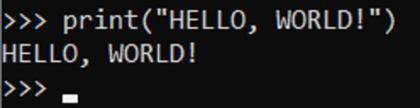
%> input picture Project2/hello_world.jpg, 420 x 108 px, shrunk from 988 x 255 before the run
$ octave project2.m   (GNU Octave 9; MATLAB toolbox functions it lacks are replaced by stand-ins)
%> lines starting %> are read from the running program, lines starting %| are printed output that depends on the picture; in (x1, y1, x2, y2) boxes, pixels count from 0 and x2, y2 are one past the last pixel; in counts of white or black regions, pixels touching at a corner belong together; the program's own positions count from 1
### Project2/Global_Thresholding.m
function GT = Global_Thresholding(img)

T = 20;                 % define initial estimate value
T0 = 0;

G1 = img >  T;
G2 = img <= T;          % use T to get 2 groups of pixels
ave1 = mean(img(G1));
ave2 = mean(img(G2));   % get the mean value

while abs(T-T0) > (10^-10)
    T0 = T;
    T   = (ave1 + ave2)/2;
    G1  = img >  T;
    G2  = img <= T;
    ave1 = mean(img(G1));
    ave2 = mean(img(G2));
end

GT = T;
end


### Project2/Otsu_Thresholding.m
function Otsu = Otsu_Thresholding(img)

% get the histogram, scan all pixels
intensity_level = zeros(1,256);
sz = size(img);
for i = 1:sz(1)
    for j = 1:sz(2)
        z = img(i,j);
        intensity_level(z+1) = intensity_level(z+1) + 1;
    end
end

% set the maximum variance, total pixels and sigma value
% maximum_variance = 10^-12;
total_pixels = sum(intensity_level);
sigma = zeros(1,256);

% probability levels of pixels
probability_levels = intensity_level / total_pixels;

% devide and calculate
for i = 1:128
    p1 = sum(probability_levels(1:i));
    p2 = sum(probability_levels(i+1:end));
    m1 = dot(0:i-1,probability_levels(1:i))   / p1;
    m2 = dot(i:255,probability_levels(i+1:256)) / p2;
    sigma(i) = sqrt(p1*p2*((m1-m2)^2));

end
maximum_variance = max(sigma);
Otsu = find(sigma == maximum_variance, 1)-1;

end


### Project2/one_pixel_image.m
function Output_image = one_pixel_image(binary_img)
    % Zhang_Suen_Thinning
    % get the binary image
    [m, n] = size(binary_img);             % get the image size
    img = padarray(binary_img, [1 1], 0);  % padding the image
    en = 0;   % define the enable signal
    [obj_row,obj_col] = find(binary_img == 1);

    while en ~= 1
        tmp_img = img;

        % Step 1
        for p = 2:length(obj_row)
            % for b = 2:length(obj_cols)

            rand_array = randperm(length(obj_row));
            i = obj_row(rand_array(1));
            j = obj_col(rand_array(1));

            if i == 1 || i == m
                continue
            elseif j == 1 || j == n
                continue
            end

            % get the pixel, order is: P1,P2,P3...P8,P9,P2
            core_pixel  = [img(i,j)     img(i-1,j)   img(i-1,j+1) ...
                           img(i,j+1)   img(i+1,j+1) img(i+1,j)   ...
                           img(i+1,j-1) img(i,j-1)   img(i-1,j-1) ...
                           img(i-1,j)];

            A_P1 = 0;    % value change times
            B_P1 = 0;    % non zero neighbors
            for k = 2:9
                if core_pixel (k) < core_pixel (k+1)
                    A_P1 = A_P1 + 1;
                end
                if core_pixel (k) == 1
                    B_P1 = B_P1 + 1;
                end
            end

            if ((core_pixel(1) == 1)                                    &&...
                   (A_P1 == 1)                                          &&...
                   ((B_P1 >= 2) && (B_P1 <= 6))                         &&...
                   (core_pixel(2) * core_pixel(4) * core_pixel(6) == 0) &&...
                   (core_pixel(4) * core_pixel(6) * core_pixel(8) == 0))
               img(i, j) = 0;
            end
        end

        % when previous image is equal to current image, break the loop
        en = isequal(tmp_img, img);
        if en
           break
        end

 %---------------------------------------------------------------------------------
        tmp_img = img;
        % Step 2
        for p = 2:length(obj_row)
            % for b = 2:length(obj_cols)

            rand_array=randperm(length(obj_row));
            i = obj_row(rand_array(1));
            j = obj_col(rand_array(1));

            if i== 1 || i == m
                continue
            elseif j==1 || j== n
                continue
            end

            core_pixel  = [img(i,j)     img(i-1,j)   img(i-1,j+1) ...
                           img(i,j+1)   img(i+1,j+1) img(i+1,j)   ...
                           img(i+1,j-1) img(i,j-1)   img(i-1,j-1) ...
                           img(i-1,j)];

            A_P1 = 0;
            B_P1 = 0;
            for k = 2:9
                if core_pixel (k) < core_pixel (k+1)
                    A_P1 = A_P1 + 1;
                end
                if core_pixel (k) == 1
                    B_P1 = B_P1 + 1;
                end
            end

            if ((core_pixel(1) == 1)                                    &&...
                   (A_P1 == 1)                                          &&...
                   ((B_P1 >= 2) && (B_P1 <= 6))                         &&...
                   (core_pixel(2) * core_pixel(4) * core_pixel(8) == 0) &&...
                   (core_pixel(2) * core_pixel(6) * core_pixel(8) == 0))
               img(i, j) = 0;
            end
        end

        % when previous image is equal to current image, break the loop
        en = isequal(tmp_img, img);
        if en
           break
        end
    end

    img_thinned = [m,n];
    img = 1 - img;
    for i = 2:m+1
        for j = 2:n+1
            img_thinned(i-1, j-1) = img(i,j);
        end
    end

    % 返回细化后的图像，而不是显示它
    Output_image = img_thinned;
end


### Project2/outline_image.m
function Output_image = outline_image(binary_img)
    [m, n] = size(binary_img);
    outline_img = zeros(m,n);

    % row operation
    for i = 1:m
        for j = 2:n-1
            if binary_img(i,j) > binary_img(i, j+1)
                outline_img(i,j) = 1;
            end
            if binary_img(i,j) > binary_img(i, j-1)
                outline_img(i, j-1) = 1;
            end
        end
    end

    % column operation
    for i = 2:m-1
        for j = 1:n
            if binary_img(i,j) > binary_img(i+1, j)
                outline_img(i,j) = 1;
            end
            if binary_img(i,j) > binary_img(i-1, j)
                outline_img(i-1, j) = 1;
            end
        end
    end

    Output_image = outline_img;
end


### Project2/twopass_4_connectivity.m
function [out_img,num] = twopass_4_connectivity(binary_img)
    [height, width] = size(binary_img);
    out_img = double(binary_img);
    labels = 1;

    % first pass
    for i = 1:height
        for j = 1:width
            if binary_img(i,j) > 0  % processed the point
                neighbors = [];     % get the neighborhood, define as: rows, columns, values
                if (i-1 > 0)
                     if binary_img(i-1,j) > 0
                         neighbors = [neighbors; i-1, j, out_img(i-1,j)];
                     end
                elseif (j-1) > 0 && binary_img(i,j-1) > 0
                    neighbors = [neighbors; i, j-1, out_img(i,j-1)];
                end

                if isempty(neighbors)
                    labels = labels + 1;
                    out_img(i,j) = labels;
                else
                    out_img(i,j) = min(neighbors(:,3));
                    % The third column of neighbors is the value of the upper or left point,
                    % output is the smaller value of the upper and left label
                end
            end
        end
    end

    % second pass
    [row, col] = find( out_img ~= 0 ); % point coordinate (row(i), col(i))
    for i = 1:length(row)
        if row(i)-1 > 0
            up = row(i)-1;
        else
            up = row(i);
        end

        if row(i)+1 <= height
            down = row(i)+1;
        else
            down = row(i);
        end

        if col(i)-1 > 0
            left = col(i)-1;
        else
            left = col(i);
        end

        if col(i)+1 <= width
            right = col(i)+1;
        else
            right = col(i);
        end

        % 4 connectivity
        connection = [out_img(up,col(i)) out_img(down,col(i)) out_img(row(i),left) out_img(row(i),right)];

        [r1, c1] = find(connection ~= 0);
        % in the neighborhood, find coordinates that ~= 0

        if ~isempty(r1)
            connection = connection(:);          % convert to 1 column vector
            connection(connection == 0) = [];    % remove non-zero value

            min_label_value = min(connection);   % find the min label value
            connection(connection == min_label_value) = [];
            % remove the connection that equal to min_label_value

            for k = 1:1:length(connection)
                out_img(out_img == connection(k)) = min_label_value;
                % Change the original value of k in out_img to min_label_value
            end
        end
    end

    u_label = unique(out_img);     % get all the unique label values in out_img
    for i = 2:1:length(u_label)
        out_img(out_img == u_label(i)) = i-1;  % reset the label value: 1, 2, 3, 4......
    end

    label_num = unique(out_img(out_img > 0));
    num = numel(label_num);  % numel function gives the pixel numbers

end


### Project2/twopass_8_connectivity.m
function [out_img,num] = twopass_8_connectivity(binary_img)
    [height, width] = size(binary_img);
    out_img = double(binary_img);
    labels = 1;

    % first pass
    for i = 1:height
        for j = 1:width
            if binary_img(i,j) > 0  % processed the point
                neighbors = [];     % get the neighborhood, define as: rows, columns, values
                if (i-1 > 0)
                     if (j-1 > 0 && binary_img(i-1,j-1) > 0)
                         neighbors = [neighbors; i-1, j-1, out_img(i-1,j-1)];
                     end
                     if binary_img(i-1,j) > 0
                         neighbors = [neighbors; i-1, j, out_img(i-1,j)];
                     end
                elseif (j-1) > 0 && binary_img(i,j-1) > 0
                    neighbors = [neighbors; i, j-1, out_img(i,j-1)];
                end

                if isempty(neighbors)
                    labels = labels + 1;
                    out_img(i,j) = labels;
                else
                    out_img(i,j) = min(neighbors(:,3));
                    % The third column of neighbors is the value of the upper or left point,
                    % output is the smaller value of the upper and left label
                end
            end
        end
    end

    % second pass
    [row, col] = find( out_img ~= 0 ); % point coordinate (row(i), col(i))
    for i = 1:length(row)
        if row(i)-1 > 0
            up = row(i)-1;
        else
            up = row(i);
        end

        if row(i)+1 <= height
            down = row(i)+1;
        else
            down = row(i);
        end

        if col(i)-1 > 0
            left = col(i)-1;
        else
            left = col(i);
        end

        if col(i)+1 <= width
            right = col(i)+1;
        else
            right = col(i);
        end

        % 8 connectivity
        connection = out_img(up:down, left:right);

        [r1, c1] = find(connection ~= 0);
        % in the neighborhood, find coordinates that ~= 0

        if ~isempty(r1)
            connection = connection(:);          % convert to 1 column vector
            connection(connection == 0) = [];    % remove non-zero value

            min_label_value = min(connection);   % find the min label value
            connection(connection == min_label_value) = [];
            % remove the connection that equal to min_label_value

            for k = 1:1:length(connection)
                out_img(out_img == connection(k)) = min_label_value;
                % Change the original value of k in out_img to min_label_value
            end
        end
    end

    u_label = unique(out_img);     % get all the unique label values in out_img
    for i = 2:1:length(u_label)
        out_img(out_img == u_label(i)) = i-1;  % reset the label value: 1, 2, 3, 4......
    end

    label_num = unique(out_img(out_img > 0));
    num = numel(label_num);  % numel function gives the pixel numbers

end


### Project2/project2.m
%% 1. Display the image
% Step1: Display the original image on screen
original_image = imread("hello_world.jpg");
%> original_image is the input picture: size 108x420x3 uint8; mean R, G, B 26.3, 26.2, 26.3
figure(1);
imshow(original_image);
% imwrite(original_image, 'original_image.jpg');

% Step2: Create an image which is a sub-image of the original image comprising the middle line – HELLO, WORLD.
% 1. Determine the coordinates of the region of interest (ROI).
x_start = 1;
x_end = size(original_image, 2);
y_start = (size(original_image, 1)/3); % Roughly the starting Y-coordinate of the middle third
y_end = 2*(size(original_image, 1)/3); % Roughly the ending Y-coordinate of the middle third

% 2. Extract the ROI as a sub-image
sub_img = original_image(round(y_start):round(y_end), x_start:x_end, :);

% 3. Display the sub-image
figure(2);
imshow(sub_img);

% 4. Save the sub-image
% imwrite(sub_img, 'sub_image.jpg');

%% 2. Threshold and Filter the image
figure;
% Read the image
img = imread('sub_image.jpg');
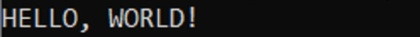
%> input picture Project2/sub_image.jpg, 420 x 37 px, shrunk from 988 x 86 before the run
%> img is the input picture: size 37x420x3 uint8; mean R, G, B 25.8, 25.7, 25.9

% Convert the image to grayscale if it's not already
if size(img, 3) == 3
    img_gray = rgb2gray(img);
else
    img_gray = img;
end

% Threshold the image to get a binary representation
binary_img0 = img_gray < 128; % Invert the threshold since text is light and background is dark
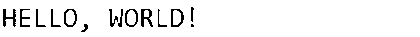
%> binary_img0: size 37x420 logical; 94.3% white; black in thin lines or dots, all inside (x1, y1, x2, y2) = (3, 7, 194, 32)

% Use connected components to label each distinct region
cc = bwconncomp(binary_img0);
%> cc = 5 connected components

% Get area of each component
area = cellfun(@numel, cc.PixelIdxList);
%> area = [14291 112 114 33 106]

% Set a threshold for the area based on observation or empirical testing
area_threshold = 150; % This value might need adjustment based on the image specifics

% Filter out small connected components
binary_cleaned = binary_img0;
for i = 1:cc.NumObjects
    if area(i) < area_threshold
        binary_cleaned(cc.PixelIdxList{i}) = 0;
    end
end
%> this loop made 5 passes
%> binary_cleaned: size 37x420 logical; 92% white; 14 black regions (1 under 20 px), largest, box (x1, y1, x2, y2) and area: (171, 9, 184, 27) 205, (64, 9, 77, 27) 202, (125, 9, 138, 27) 200

% Convert the cleaned binary image back to grayscale
cleaned_image = uint8(binary_cleaned * 255);

% Display the cleaned image
imshow(cleaned_image);
title(['Threshold at: ', num2str(128)]);
% imwrite(cleaned_image, 'cleaned_image.jpg')

%% Global Threshold the image and convert it into binary image
figure;
img = imread('sub_image.jpg');
% Convert the image to grayscale if it's not already
if size(img, 3) == 3
    img_gray = rgb2gray(img);
else
    img_gray = img;
end

GT = Global_Thresholding(img_gray);
%> in Global_Thresholding, `ave1 = mean(img(G1));`: ave1 = 106.6
%> in Global_Thresholding, `ave2 = mean(img(G2));`: ave2 = 11.86
%> the loop in Global_Thresholding, `while abs(T-T0) > (10^-10)` made 6 passes
%> (T0, T, ave1, ave2) on passes 2 to 6: (59.23, 72.69, 138.8, 13.56), (72.69, 76.2, 142.1, 13.88), (76.2, 78.01, 143.8, 14.04), (78.01, 78.89, 143.8, 14.04), (78.89, 78.89, 143.8, 14.04)
%> in Global_Thresholding, `GT = T;`: GT = 78.89
%> GT = 78.89
binary_image1 = img_gray < GT;
%> binary_image1: size 37x420 logical; 91% white; 13 black regions (1 under 20 px), largest, box (x1, y1, x2, y2) and area: (109, 8, 139, 27) 315, (170, 8, 184, 28) 158, (141, 8, 154, 27) 146
% Use connected components to label each distinct region
cc = bwconncomp(binary_image1);

% Get area of each component
area = cellfun(@numel, cc.PixelIdxList);
%> area = [13842 95 90 27 83]

% Set a threshold for the area based on observation or empirical testing
area_threshold = 80; % This value might need adjustment based on the image specifics

% Filter out small connected components
binary_cleaned = binary_image1;
for i = 1:cc.NumObjects
    if area(i) < area_threshold
        binary_cleaned(cc.PixelIdxList{i}) = 0;
    end
end
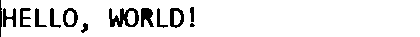
%> binary_cleaned: size 37x420 logical; 90.8% white; 13 black regions (1 under 20 px), largest, box (x1, y1, x2, y2) and area: (109, 8, 139, 27) 315, (141, 8, 154, 27) 173, (170, 8, 184, 28) 158

% Convert the cleaned binary image back to grayscale
cleaned_image1 = uint8(binary_cleaned * 255);
imshow(cleaned_image1);
title(['Global Threshold at: ', num2str(GT)]);

% % 保存二值图像
% imwrite(binary_image1, 'Global_Thresholding.jpg');
%% Otsu Threshold
figure;
img = imread('sub_image.jpg');
% Convert the image to grayscale if it's not already
if size(img, 3) == 3
    img_gray = rgb2gray(img);
else
    img_gray = img;
end

Otsu = Otsu_Thresholding(img_gray);
%> after the loop in Otsu_Thresholding, `for i = 1:sz(1)`: intensity_level = 256 values, max 10759 at index 13, min 0 at index 1, mean 60.7
%> in Otsu_Thresholding, `total_pixels = sum(intensity_level);`: total_pixels = 15540
%> in Otsu_Thresholding, `probability_levels = intensity_level / total_pixels;`: probability_levels = 256 values, max 0.692 at index 13, min 0 at index 1, mean 0.00391
%> the loop in Otsu_Thresholding, `for i = 1:128` made 128 passes
%> (p1, p2, m1, m2) on passes 1 to 8: (0, 1, NaN, 25.75), (0.000129, 1, 1, 25.75), (0.000322, 1, 1.6, 25.75), (0.000644, 0.999, 2.3, 25.76), (0.00219, 0.998, 3.5, 25.8), (0.0047, 0.995, 4.3, 25.85), (0.00888, 0.991, 5.1, 25.93), (0.017, 0.983, 6.01, 26.09)
%> in Otsu_Thresholding, `maximum_variance = max(sigma);`: maximum_variance = 37.18
%> in Otsu_Thresholding, `Otsu = find(sigma == maximum_variance, 1)-1;`: Otsu = 78
%> Otsu = 78
binary_image2 = img_gray < Otsu;
%> binary_image2: size 37x420 logical; 90.9% white; 13 black regions (1 under 20 px), largest, box (x1, y1, x2, y2) and area: (108, 8, 139, 28) 319, (170, 8, 184, 28) 158, (141, 8, 154, 27) 147
% Use connected components to label each distinct region
cc = bwconncomp(binary_image2);

% Get area of each component
area = cellfun(@numel, cc.PixelIdxList);
%> area = [13827 94 90 26 83]

% Set a threshold for the area based on observation or empirical testing
area_threshold = 60; % This value might need adjustment based on the image specifics

% Filter out small connected components
binary_cleaned = binary_image2;
for i = 1:cc.NumObjects
    if area(i) < area_threshold
        binary_cleaned(cc.PixelIdxList{i}) = 0;
    end
end
%> binary_cleaned: size 37x420 logical; 90.7% white; 13 black regions (1 under 20 px), largest, box (x1, y1, x2, y2) and area: (108, 8, 139, 28) 319, (141, 8, 154, 27) 173, (170, 8, 184, 28) 158

% Convert the cleaned binary image back to grayscale
cleaned_image2 = uint8(binary_cleaned * 255);
imshow(cleaned_image2)
title(['Otsu Threshold at: ', num2str(Otsu)]);

%% 3.Determine a one-pixel thin image of the object
figure;
one_pixel_image1 = one_pixel_image(~binary_img0);
%> in one_pixel_image, `[obj_row,obj_col] = find(binary_img == 1);`: obj_row = 884 values from 8 to 32; obj_col = 884 values from 4 to 194
%> the loop in one_pixel_image, `while en ~= 1` made 4 passes
%> after the loop in one_pixel_image, `while en ~= 1`:
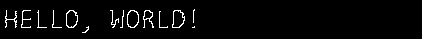
%> img: size 39x422 logical; 3.1% white in thin lines or dots, all inside (x1, y1, x2, y2) = (5, 9, 195, 33)
imshow(one_pixel_image1);
title('One pixel thinned image');

%%  One pixel thin image, using toolbox
figure;
% Determine a one-pixel thin image of the characters.
% 1. Perform skeletonization
skeleton_img = bwmorph(~cleaned_image, 'skel', Inf);

% 2. Display the skeletonized image
imshow(skeleton_img);
title('One pixel thinned image, using toolbox');

% 3. Save the image
% imwrite(skeleton_img, 'skeleton_image.jpg');

%% 4. Determine the outline(s)
figure;
outline_image = outline_image(~binary_img0);
%> outline_image: size 37x420 double; values 0 (black) and 1 (white), 5.8% white in thin lines or dots, all inside (x1, y1, x2, y2) = (2, 6, 194, 32)
imshow(outline_image)
title('Outlined image');
% imwrite(outline_image, 'outline_image.jpg')

%%  outline image, using toolbox
figure;
edges_canny = edge(~cleaned_image, 'Canny');
%> edges_canny: size 37x420 logical; 4.8% white in thin lines or dots, all inside (x1, y1, x2, y2) = (2, 7, 195, 33)

% Display the result
imshow(edges_canny);
title('Outline image, using toolbox');

% Save the image
% imwrite(edges_canny, 'edges_canny.jpg');
%% 5. Label the different objects with 4 connectivity
figure;
[out_img1,num1] = twopass_4_connectivity(~binary_img0);
%> after the loop in twopass_4_connectivity, `for i = 1:height`:
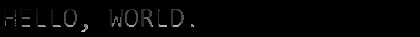
%> out_img: size 37x420 double; min 0, max 189, mean 3.9
%> after the loop in twopass_4_connectivity, `for i = 1:height`: labels = 189; neighbors = [31 85 186]
%> in twopass_4_connectivity, `[row, col] = find( out_img ~= 0 );`: row = 884 values from 8 to 32; col = 884 values from 4 to 194
%> the loop in twopass_4_connectivity, `for i = 1:length(row)` made 884 passes
%> (up, down, left, right, r1, c1) on passes 1 to 8: (9, 11, 3, 5, [1 1], [2 4]), (10, 12, 3, 5, [1 1 1], [1 2 4]), (11, 13, 3, 5, [1 1 1], [1 2 4]), (12, 14, 3, 5, [1 1 1], [1 2 4]), (13, 15, 3, 5, [1 1 1], [1 2 4]), (14, 16, 3, 5, [1 1 1], [1 2 4]), (15, 17, 3, 5, [1 1 1], [1 2 4]), (16, 18, 3, 5, [1 1 1], [1 2 4])
%> the loop in twopass_4_connectivity, `for i = 2:1:length(u_label)` made 14 passes
img_rgb1 = label2rgb(out_img1, 'jet', [0 0 0], 'shuffle');
imshow(img_rgb1);
title(['Two Pass method with 4 connectivity, Label numbers: ',num2str(num1)]);
% imwrite(img_rgb1, 'Label.jpg')

%%  Label the different objects with 8 connectivity
figure;
[out_img2,num2] = twopass_8_connectivity(~binary_img0);
%> after the loop in twopass_8_connectivity, `for i = 1:length(row)`:
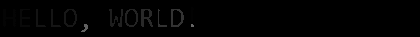
%> out_img: size 37x420 double; min 0, max 101, mean 1.7
%> the loop in twopass_8_connectivity, `for i = 2:1:length(u_label)` made 14 passes
img_rgb2 = label2rgb(out_img2, 'jet', [0 0 0], 'shuffle');
imshow(img_rgb2);
title(['Two Pass method with 8 connectivity, Label numbers: ',num2str(num2)]);

%% Label using toolbox
figure;
% Label the connected components
[labeled_img, num_objects] = bwlabel(~cleaned_image);
%> labeled_img: size 37x420 double; 15 distinct labels, from 0 to 14

% Create a color map with a unique color for each label
color_map = label2rgb(labeled_img, 'jet', 'k', 'shuffle'); % 'jet' colormap, black background, random order
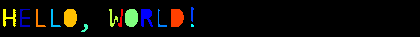
%> color_map: size 37x420x3 uint8; mean R, G, B 12.5, 11.5, 7.7

% Display the labeled image with unique colors
imshow(color_map);
title(['Label the objects using toolbox, Label numbers: ',num2str(num_objects)]);
% imwrite(color_map, 'label_color.jpg')
